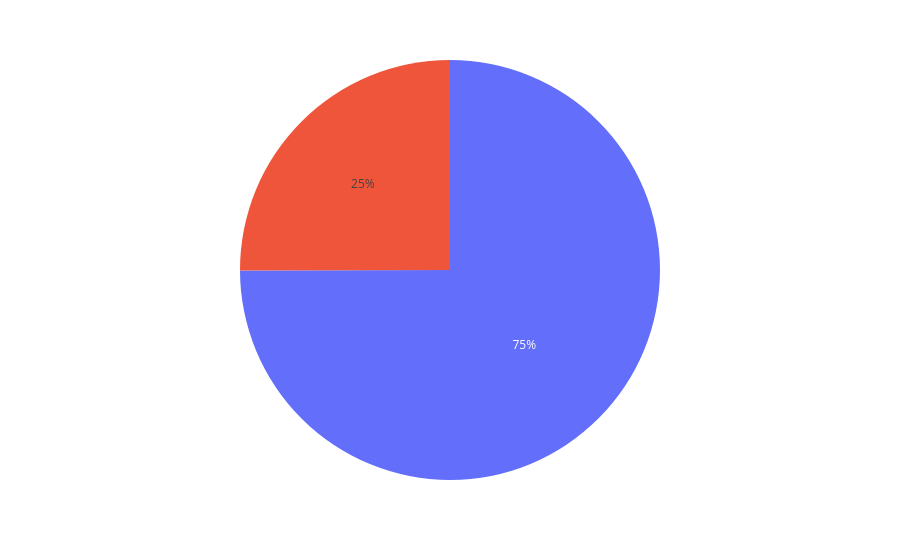

Here is the notebook cell this chart was saved with:
### Code cell
fig=px.pie(values=exp_count.values,labels=exp_count.index)
fig.show()

### Figure 1 — Plotly figure (JSON) as saved in the notebook; plotly's stock layout.template omitted (floating-point values rounded to 4 significant figures)
{"data": [{"domain": {"x": [0, 1], "y": [0, 1]}, "hovertemplate": "value=%{value}<extra></extra>", "legendgroup": "", "name": "", "showlegend": false, "type": "pie", "values": [6434, 2148]}], "layout": {"legend": {"tracegroupgap": 0}, "margin": {"t": 60}}}
